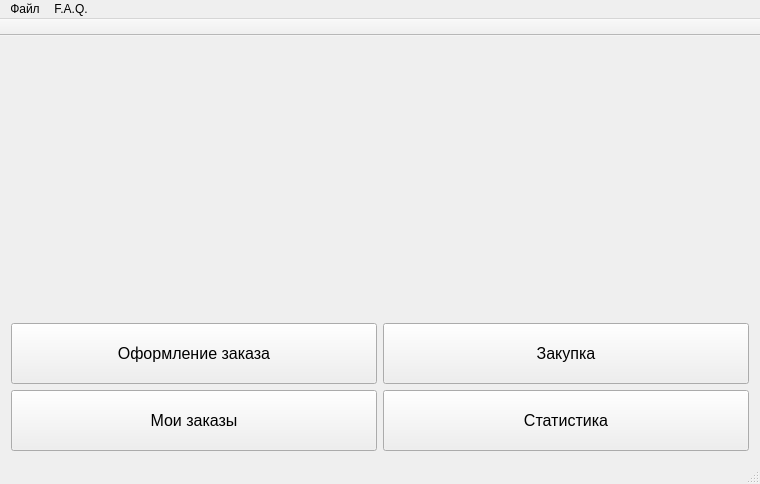
<?xml version="1.0" encoding="UTF-8"?>
<ui version="4.0">
 <class>MainWindow</class>
 <widget class="QMainWindow" name="MainWindow">
  <property name="geometry">
   <rect>
    <x>0</x>
    <y>0</y>
    <width>760</width>
    <height>484</height>
   </rect>
  </property>
  <property name="minimumSize">
   <size>
    <width>0</width>
    <height>0</height>
   </size>
  </property>
  <property name="maximumSize">
   <size>
    <width>1000</width>
    <height>1000</height>
   </size>
  </property>
  <property name="mouseTracking">
   <bool>false</bool>
  </property>
  <property name="windowTitle">
   <string>Студая арт-дизайна &quot;На шарах&quot;</string>
  </property>
  <property name="windowIcon">
   <iconset resource="icons.qrc">
    <normaloff>:/new/prefix1/icons/baloons-512.png</normaloff>:/new/prefix1/icons/baloons-512.png</iconset>
  </property>
  <widget class="QWidget" name="centralWidget">
   <layout class="QVBoxLayout" name="verticalLayout_3">
    <item>
     <layout class="QVBoxLayout" name="verticalLayout_2">
      <item>
       <widget class="QLabel" name="label">
        <property name="focusPolicy">
         <enum>Qt::NoFocus</enum>
        </property>
        <property name="autoFillBackground">
         <bool>false</bool>
        </property>
        <property name="text">
         <string>&lt;html&gt;&lt;head/&gt;&lt;body&gt;&lt;p align=&quot;center&quot;&gt;&lt;img src=&quot;:/new/prefix1/icons/bbal.png&quot;/&gt;&lt;/p&gt;&lt;/body&gt;&lt;/html&gt;</string>
        </property>
       </widget>
      </item>
      <item>
       <layout class="QVBoxLayout" name="verticalLayout">
        <item>
         <layout class="QHBoxLayout" name="horizontalLayout">
          <item>
           <widget class="QPushButton" name="earned_money">
            <property name="minimumSize">
             <size>
              <width>171</width>
              <height>61</height>
             </size>
            </property>
            <property name="font">
             <font>
              <pointsize>12</pointsize>
             </font>
            </property>
            <property name="autoFillBackground">
             <bool>false</bool>
            </property>
            <property name="text">
             <string>Оформление заказа</string>
            </property>
            <property name="icon">
             <iconset resource="icons.qrc">
              <normaloff>:/new/prefix1/icons/zakaz.png</normaloff>:/new/prefix1/icons/zakaz.png</iconset>
            </property>
            <property name="iconSize">
             <size>
              <width>30</width>
              <height>30</height>
             </size>
            </property>
           </widget>
          </item>
          <item>
           <widget class="QPushButton" name="spend_money">
            <property name="minimumSize">
             <size>
              <width>161</width>
              <height>61</height>
             </size>
            </property>
            <property name="font">
             <font>
              <pointsize>12</pointsize>
             </font>
            </property>
            <property name="text">
             <string>Закупка</string>
            </property>
            <property name="icon">
             <iconset resource="icons.qrc">
              <normaloff>:/new/prefix1/icons/Services_ECommerce_v2-01.png</normaloff>:/new/prefix1/icons/Services_ECommerce_v2-01.png</iconset>
            </property>
            <property name="iconSize">
             <size>
              <width>30</width>
              <height>30</height>
             </size>
            </property>
           </widget>
          </item>
         </layout>
        </item>
        <item>
         <layout class="QHBoxLayout" name="horizontalLayout_2">
          <item>
           <widget class="QPushButton" name="my_orders">
            <property name="minimumSize">
             <size>
              <width>151</width>
              <height>61</height>
             </size>
            </property>
            <property name="font">
             <font>
              <pointsize>12</pointsize>
             </font>
            </property>
            <property name="text">
             <string>Мои заказы</string>
            </property>
            <property name="icon">
             <iconset resource="icons.qrc">
              <normaloff>:/new/prefix1/icons/my_order.png</normaloff>:/new/prefix1/icons/my_order.png</iconset>
            </property>
            <property name="iconSize">
             <size>
              <width>30</width>
              <height>30</height>
             </size>
            </property>
           </widget>
          </item>
          <item>
           <widget class="QPushButton" name="view_statistics">
            <property name="minimumSize">
             <size>
              <width>161</width>
              <height>61</height>
             </size>
            </property>
            <property name="font">
             <font>
              <pointsize>12</pointsize>
             </font>
            </property>
            <property name="text">
             <string>Статистика</string>
            </property>
            <property name="icon">
             <iconset resource="icons.qrc">
              <normaloff>:/new/prefix1/icons/statistics (1).png</normaloff>:/new/prefix1/icons/statistics (1).png</iconset>
            </property>
            <property name="iconSize">
             <size>
              <width>30</width>
              <height>30</height>
             </size>
            </property>
           </widget>
          </item>
         </layout>
        </item>
       </layout>
      </item>
     </layout>
    </item>
   </layout>
  </widget>
  <widget class="QToolBar" name="mainToolBar">
   <property name="movable">
    <bool>false</bool>
   </property>
   <attribute name="toolBarArea">
    <enum>TopToolBarArea</enum>
   </attribute>
   <attribute name="toolBarBreak">
    <bool>false</bool>
   </attribute>
  </widget>
  <widget class="QStatusBar" name="statusBar"/>
  <widget class="QMenuBar" name="menuBar">
   <property name="geometry">
    <rect>
     <x>0</x>
     <y>0</y>
     <width>760</width>
     <height>21</height>
    </rect>
   </property>
   <widget class="QMenu" name="menu">
    <property name="title">
     <string>Файл</string>
    </property>
    <addaction name="new_2"/>
    <addaction name="openAction"/>
    <addaction name="save"/>
    <addaction name="save_as"/>
   </widget>
   <widget class="QMenu" name="menuF_A_Q">
    <property name="title">
     <string>F.A.Q.</string>
    </property>
    <addaction name="action"/>
   </widget>
   <addaction name="menu"/>
   <addaction name="menuF_A_Q"/>
  </widget>
  <action name="openAction">
   <property name="icon">
    <iconset resource="icons.qrc">
     <normaloff>:/new/prefix1/icons/open.png</normaloff>:/new/prefix1/icons/open.png</iconset>
   </property>
   <property name="text">
    <string>Открыть</string>
   </property>
   <property name="toolTip">
    <string>Открыть базу данных</string>
   </property>
  </action>
  <action name="save_as">
   <property name="icon">
    <iconset resource="icons.qrc">
     <normaloff>:/new/prefix1/icons/save.png</normaloff>:/new/prefix1/icons/save.png</iconset>
   </property>
   <property name="text">
    <string>Сохранить как...</string>
   </property>
   <property name="toolTip">
    <string>Сохранить базу данных</string>
   </property>
   <property name="shortcut">
    <string>Ctrl+Shift+S</string>
   </property>
  </action>
  <action name="action">
   <property name="icon">
    <iconset resource="icons.qrc">
     <normaloff>:/new/prefix1/icons/readme.png</normaloff>:/new/prefix1/icons/readme.png</iconset>
   </property>
   <property name="text">
    <string>Прочти меня</string>
   </property>
   <property name="toolTip">
    <string>Самая ценная информация</string>
   </property>
   <property name="shortcut">
    <string>Ctrl+H</string>
   </property>
  </action>
  <action name="new_2">
   <property name="icon">
    <iconset resource="icons.qrc">
     <normaloff>:/new/prefix1/icons/new.png</normaloff>:/new/prefix1/icons/new.png</iconset>
   </property>
   <property name="text">
    <string>Новый...</string>
   </property>
   <property name="toolTip">
    <string>Создание новой БД</string>
   </property>
   <property name="shortcut">
    <string>Ctrl+N</string>
   </property>
  </action>
  <action name="save">
   <property name="icon">
    <iconset resource="icons.qrc">
     <normaloff>:/new/prefix1/icons/save_as.png</normaloff>:/new/prefix1/icons/save_as.png</iconset>
   </property>
   <property name="text">
    <string>Сохранить</string>
   </property>
   <property name="toolTip">
    <string>Сохранить БД</string>
   </property>
   <property name="shortcut">
    <string>Ctrl+S</string>
   </property>
  </action>
 </widget>
 <layoutdefault spacing="6" margin="11"/>
 <resources>
  <include location="icons.qrc"/>
 </resources>
 <connections/>
 <slots>
  <signal>signal1()</signal>
 </slots>
</ui>
